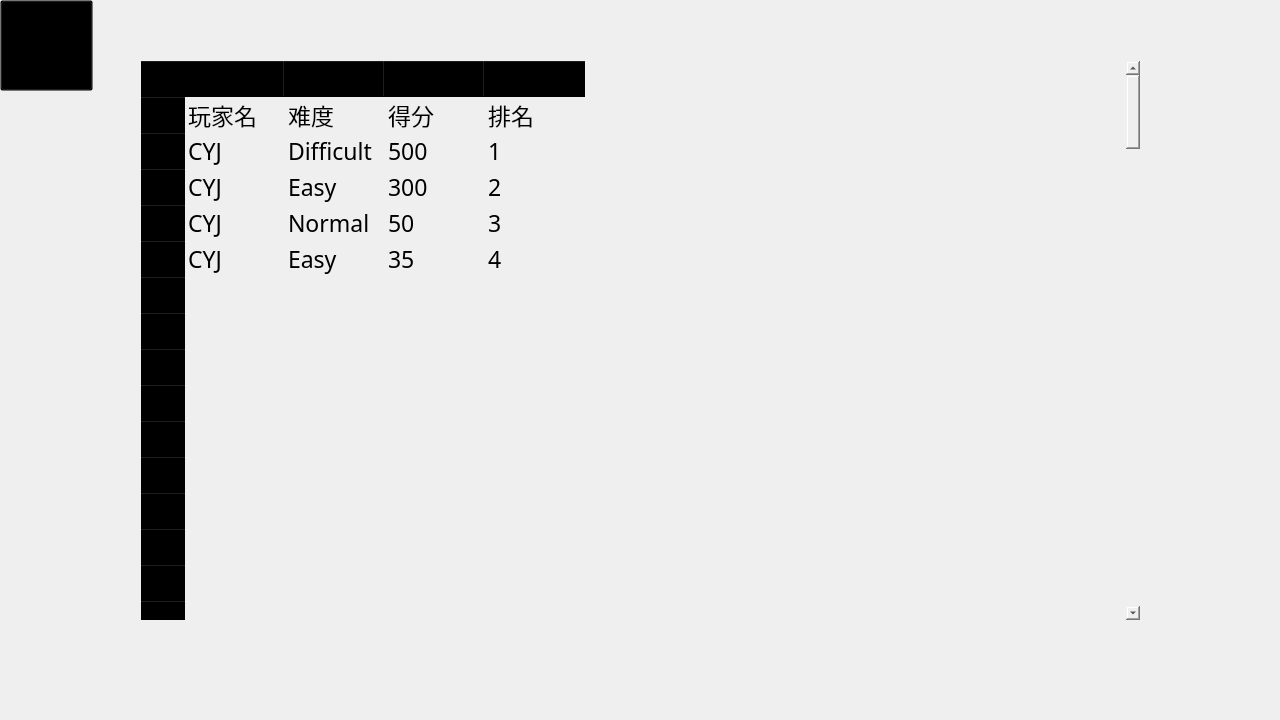
<?xml version="1.0" encoding="UTF-8"?>
<ui version="4.0">
 <class>ranking_list</class>
 <widget class="QMainWindow" name="ranking_list">
  <property name="geometry">
   <rect>
    <x>0</x>
    <y>0</y>
    <width>1280</width>
    <height>720</height>
   </rect>
  </property>
  <property name="windowTitle">
   <string>Ranking List</string>
  </property>
  <property name="windowIcon">
   <iconset resource="pic.qrc">
    <normaloff>:/pic/ball</normaloff>:/pic/ball</iconset>
  </property>
  <property name="styleSheet">
   <string notr="true">background-image: url(:/pic/savesbgr);</string>
  </property>
  <widget class="QWidget" name="centralwidget">
   <widget class="QPushButton" name="Back">
    <property name="geometry">
     <rect>
      <x>0</x>
      <y>0</y>
      <width>93</width>
      <height>91</height>
     </rect>
    </property>
    <property name="styleSheet">
     <string notr="true">border-image: url(:/pic/back);
background: transparent</string>
    </property>
    <property name="text">
     <string/>
    </property>
   </widget>
   <widget class="QTableWidget" name="RankingList">
    <property name="geometry">
     <rect>
      <x>140</x>
      <y>60</y>
      <width>1001</width>
      <height>561</height>
     </rect>
    </property>
    <property name="font">
     <font>
      <family>Microsoft YaHei</family>
      <pointsize>17</pointsize>
     </font>
    </property>
    <property name="styleSheet">
     <string notr="true">background: transparent</string>
    </property>
    <property name="showGrid">
     <bool>false</bool>
    </property>
    <property name="rowCount">
     <number>100</number>
    </property>
    <property name="columnCount">
     <number>4</number>
    </property>
    <row/>
    <row/>
    <row/>
    <row/>
    <row/>
    <row/>
    <row/>
    <row/>
    <row/>
    <row/>
    <row/>
    <row/>
    <row/>
    <row/>
    <row/>
    <row/>
    <row/>
    <row/>
    <row/>
    <row/>
    <row/>
    <row/>
    <row/>
    <row/>
    <row/>
    <row/>
    <row/>
    <row/>
    <row/>
    <row/>
    <row/>
    <row/>
    <row/>
    <row/>
    <row/>
    <row/>
    <row/>
    <row/>
    <row/>
    <row/>
    <row/>
    <row/>
    <row/>
    <row/>
    <row/>
    <row/>
    <row/>
    <row/>
    <row/>
    <row/>
    <row/>
    <row/>
    <row/>
    <row/>
    <row/>
    <row/>
    <row/>
    <row/>
    <row/>
    <row/>
    <row/>
    <row/>
    <row/>
    <row/>
    <row/>
    <row/>
    <row/>
    <row/>
    <row/>
    <row/>
    <row/>
    <row/>
    <row/>
    <row/>
    <row/>
    <row/>
    <row/>
    <row/>
    <row/>
    <row/>
    <row/>
    <row/>
    <row/>
    <row/>
    <row/>
    <row/>
    <row/>
    <row/>
    <row/>
    <row/>
    <row/>
    <row/>
    <row/>
    <row/>
    <row/>
    <row/>
    <row/>
    <row/>
    <row/>
    <row/>
    <column/>
    <column/>
    <column/>
    <column/>
    <item row="0" column="0">
     <property name="text">
      <string>玩家名</string>
     </property>
    </item>
    <item row="0" column="1">
     <property name="text">
      <string>难度</string>
     </property>
    </item>
    <item row="0" column="2">
     <property name="text">
      <string>得分</string>
     </property>
    </item>
    <item row="0" column="3">
     <property name="text">
      <string>排名</string>
     </property>
    </item>
    <item row="1" column="0">
     <property name="text">
      <string>CYJ</string>
     </property>
    </item>
    <item row="1" column="1">
     <property name="text">
      <string>Difficult</string>
     </property>
    </item>
    <item row="1" column="2">
     <property name="text">
      <string>500</string>
     </property>
    </item>
    <item row="1" column="3">
     <property name="text">
      <string>1</string>
     </property>
    </item>
    <item row="2" column="0">
     <property name="text">
      <string>CYJ</string>
     </property>
    </item>
    <item row="2" column="1">
     <property name="text">
      <string>Easy</string>
     </property>
    </item>
    <item row="2" column="2">
     <property name="text">
      <string>300</string>
     </property>
    </item>
    <item row="2" column="3">
     <property name="text">
      <string>2</string>
     </property>
    </item>
    <item row="3" column="0">
     <property name="text">
      <string>CYJ</string>
     </property>
    </item>
    <item row="3" column="1">
     <property name="text">
      <string>Normal</string>
     </property>
    </item>
    <item row="3" column="2">
     <property name="text">
      <string>50</string>
     </property>
    </item>
    <item row="3" column="3">
     <property name="text">
      <string>3</string>
     </property>
    </item>
    <item row="4" column="0">
     <property name="text">
      <string>CYJ</string>
     </property>
    </item>
    <item row="4" column="1">
     <property name="text">
      <string>Easy</string>
     </property>
    </item>
    <item row="4" column="2">
     <property name="text">
      <string>35</string>
     </property>
    </item>
    <item row="4" column="3">
     <property name="text">
      <string>4</string>
     </property>
    </item>
   </widget>
  </widget>
 </widget>
 <resources>
  <include location="pic.qrc"/>
 </resources>
 <connections/>
</ui>
